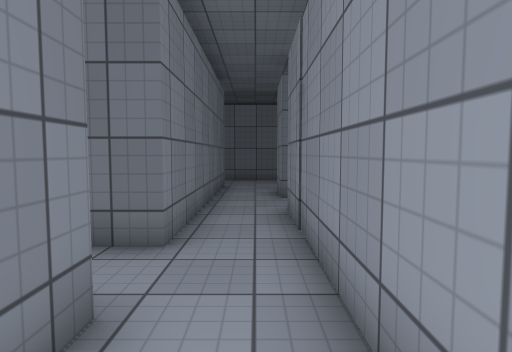
[1] (above)

24 first-person views from a walk through a 3-D level made in the Unity game engine. The camera is 1.3 m above the floor, tilts 4° down and sees 75° across. The floor is counted in squares, 1 m on a side. Each view is taken from the middle of a square. On the plan, view 1 faces up. The plan holds only what a view shows up to about 14 squares ahead; the rest is blank. The player is left out. Surface patterns are stand-ins for the level's own textures.

[2]
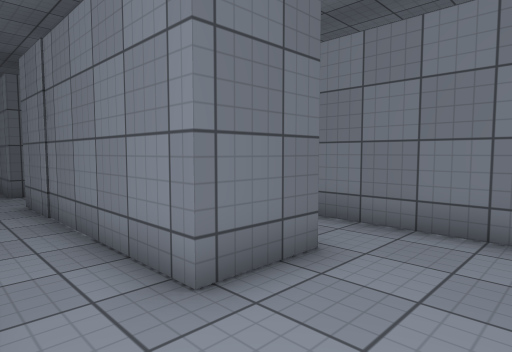

[3]
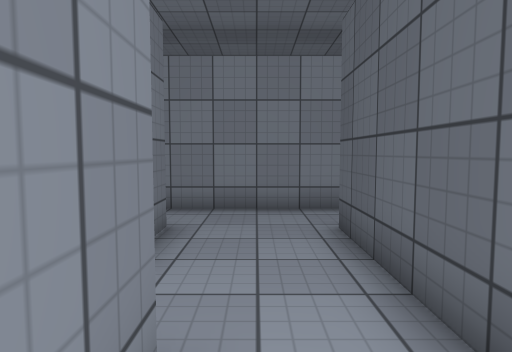

[4]
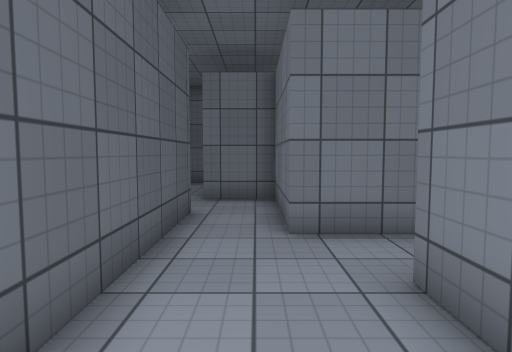

[5]
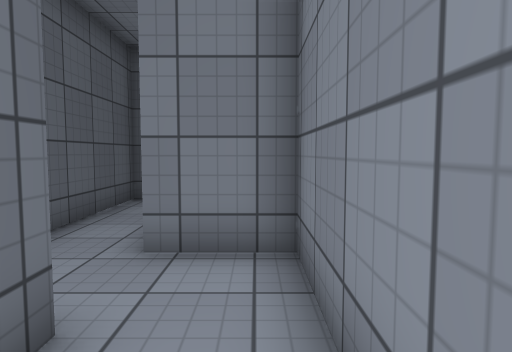

[6]
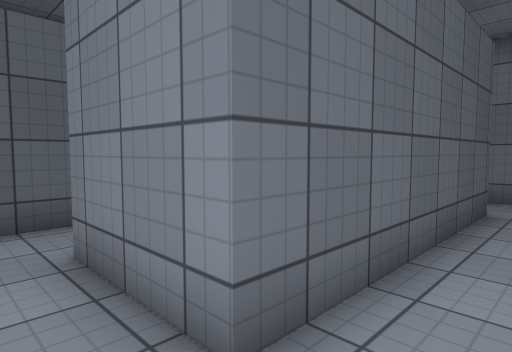

[7]
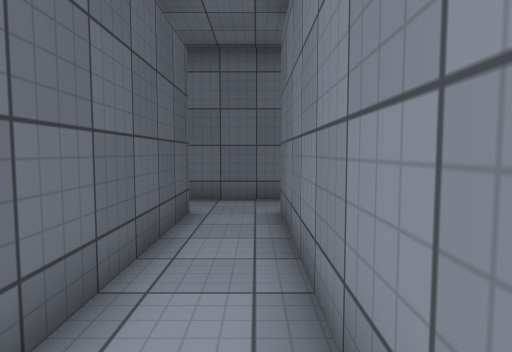

[8]
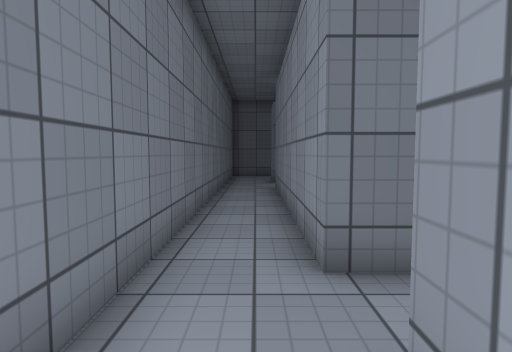

[9]
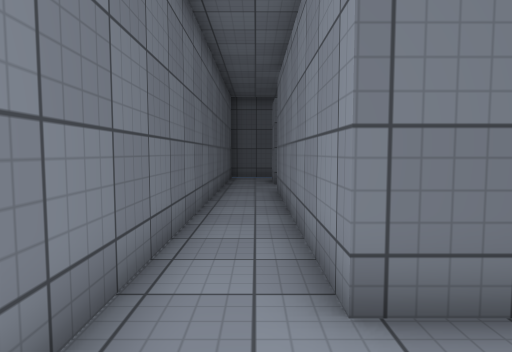

[10]
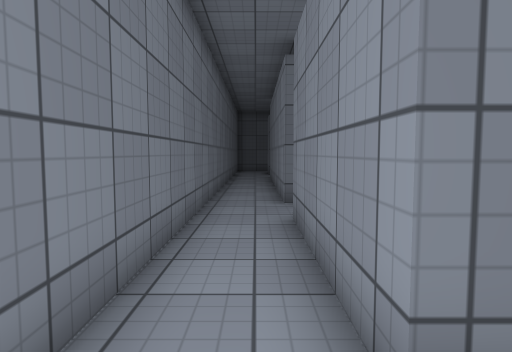

[11]
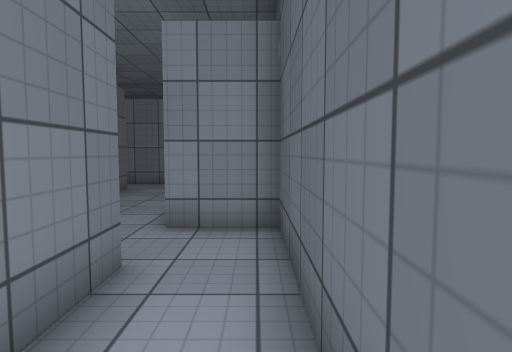

[12]
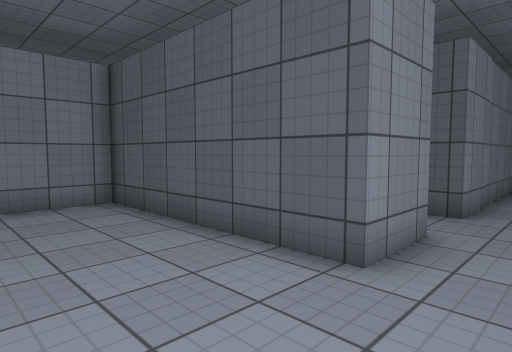

[13]
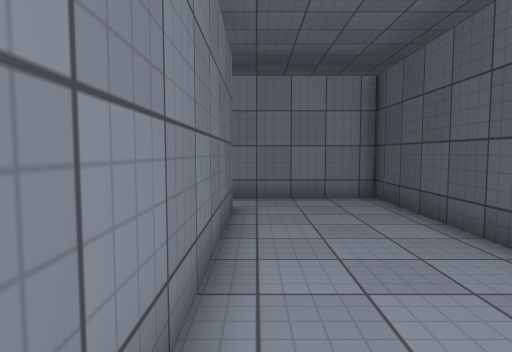

[14]
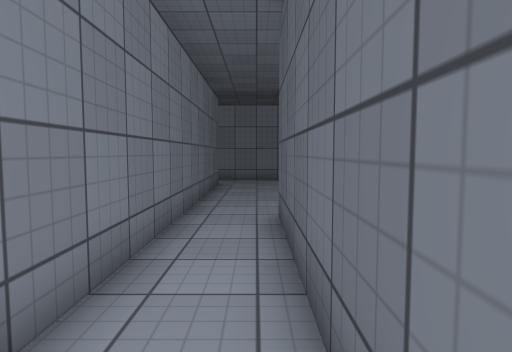

[15]
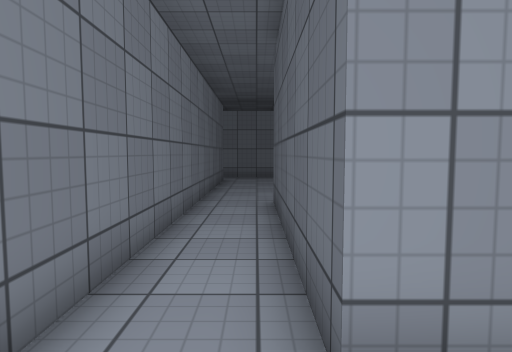

[16]
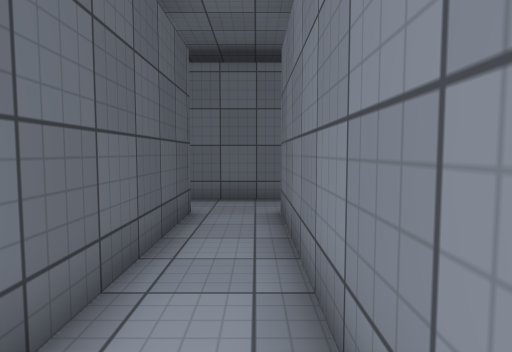

[17]
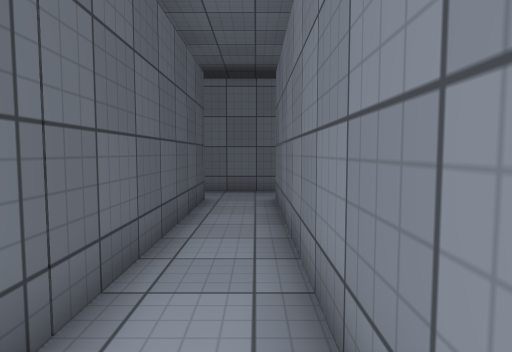

[18]
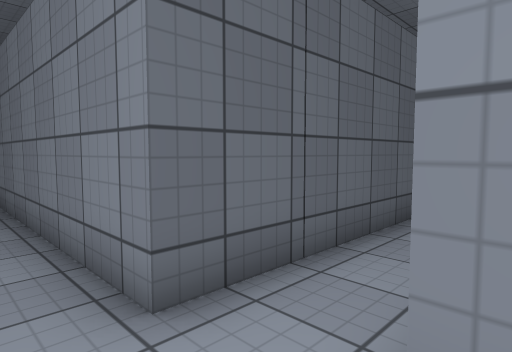

[19]
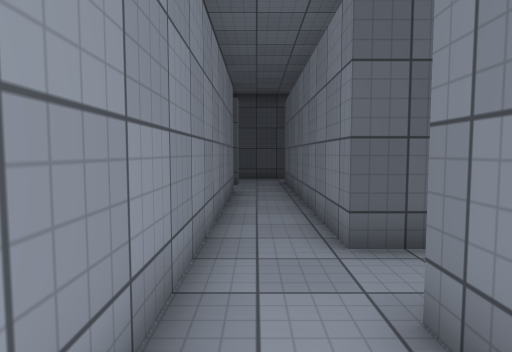

[20]
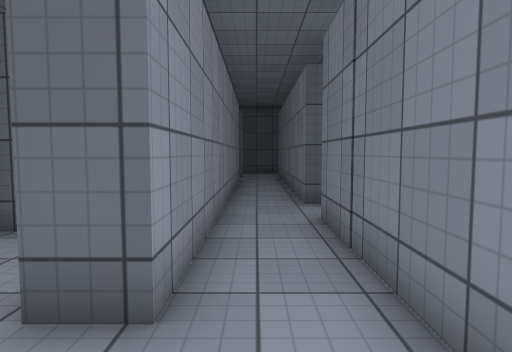

[21]
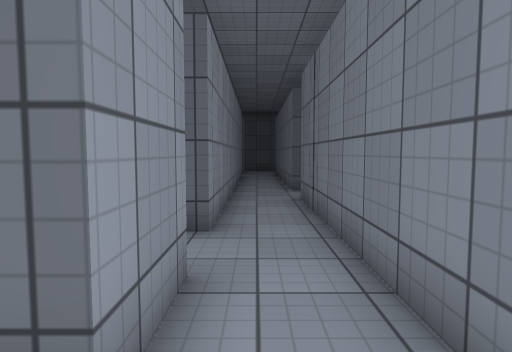

[22]
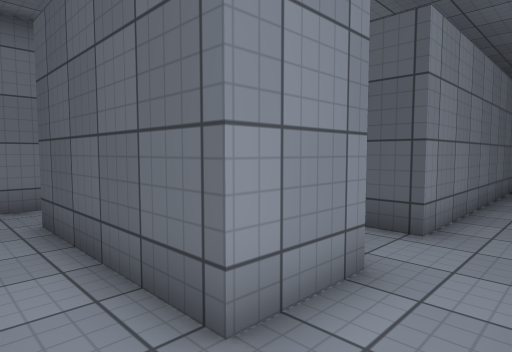

[23]
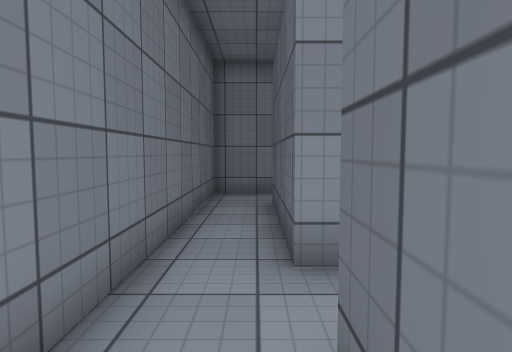

[24]
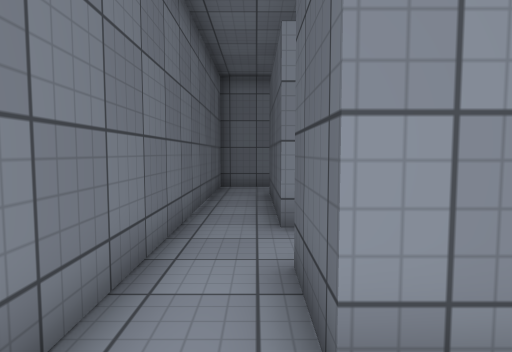

### Floor plan
Points are (right, up) in squares from view 1. A wall is a line through its corners. A room is listed if a view was taken in it or the views show most of it. See-through windows are left out.
Room 1 (views 1, 2, 4, 5)
walls: (2.9, 0.6) (0.8, 0.6); (4.7, -3) (4.7, 2); (-1.3, 0.5) (-1.3, -0.5); (-1.6, -2.4) (2.8, -2.4)
ways out: opening at (-2.5, -1.5) to room 2; opening at (-0.5, 1.5) to room 2
Room 2 (views 3, 6, 7, 8, 9, 10, 11, 12, 13, 14, 15, 16, 17, 18, 19)
walls: (-1.3, 4.5) (-8.3, 4.5) (-8.3, 13.5) (-1.3, 13.5) (-1.3, 4.5); (0.8, 0.6) (0.8, 7.6) (9.7, 7.6) (9.7, -1.9); (-1.3, -0.5) (-5.3, -0.5) (-5.3, -2.5) (-8.3, -2.5) (-8.3, 2.5) (-1.3, 2.5) (-1.3, 0.5); (5.8, 15.5) (-8.2, 15.5); (9.4, 9.5) (0.8, 9.5) (0.8, 11.5) (7.7, 11.5) (7.7, 15.4); (-10.3, 16) (-10.3, -2.4); (9.7, 15.4) (9.7, 9.5); (11.8, 0.5) (11.8, 13.5); (-10.4, -4.4) (-3.3, -4.4) (-3.3, -2.4) (-1.6, -2.4)
ways out: opening at (-2.5, -1.5) to room 1; opening at (-0.5, 1.5) to room 1; opening at (10.5, 16.5) to room 3; opening at (11, -2) to room 3; opening at (-9.5, 16.5) to room 4; opening at (6.5, 16.5) to room 4; opening at (12.5, -0.5); opening at (12.5, 14.5)
Room 3 (views 20, 21, 22, 23)
walls: (11.8, 15.5) (11.8, 17.6) (16.8, 17.6); (18.7, 17.1) (18.7, 19.3) (7.6, 19.3); (7.7, 17.6) (9.7, 17.6) (9.7, 15.4)
ways out: opening at (10.5, 16.5) to room 2; opening at (11, -2) to room 2; opening at (8.5, 18.5) to room 4
Room 4 (view 24)
walls: (7.7, 15.4) (7.7, 17.6)
ways out: opening at (-9.5, 16.5) to room 2; opening at (6.5, 16.5) to room 2; opening at (8.5, 18.5) to room 3

Positions as (right, up) in squares from view 1, and headings:
1: (0, 0), facing up
2: (-1, -2), facing up-right
3: (-3, -1), facing right
4: (4, -1), facing left
5: (-1, -1), facing left
6: (0, 4), facing down-left
7: (-1, 4), facing left
8: (-9, 1), facing up
9: (-9, 2), facing up
10: (-9, -4), facing up
11: (-9, -4), facing right
12: (-1, 15), facing down-right
13: (-2, 15), facing right
14: (-8, 14), facing right
15: (-10, 14), facing right
16: (8, 9), facing left
17: (10, 9), facing left
18: (11, 10), facing down-left
19: (11, 12), facing down
20: (11, 16), facing down
21: (11, 19), facing down
22: (10, 19), facing down-right
23: (8, 18), facing right
24: (6, 18), facing right
